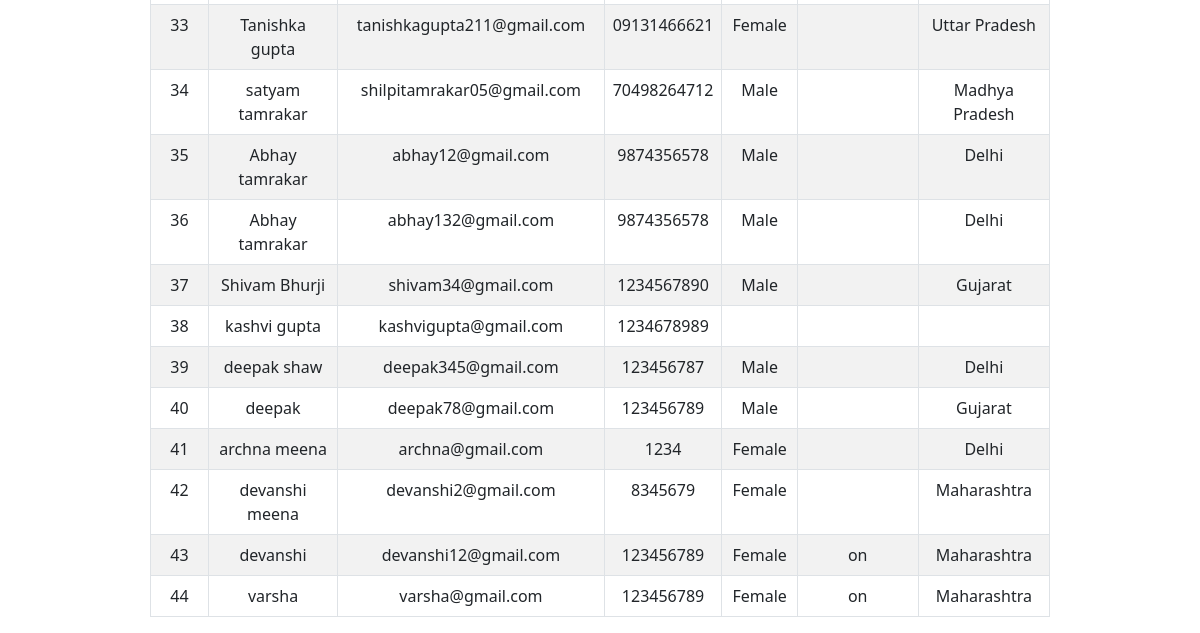
Before: /show_data/ (lower part) with the older database file.
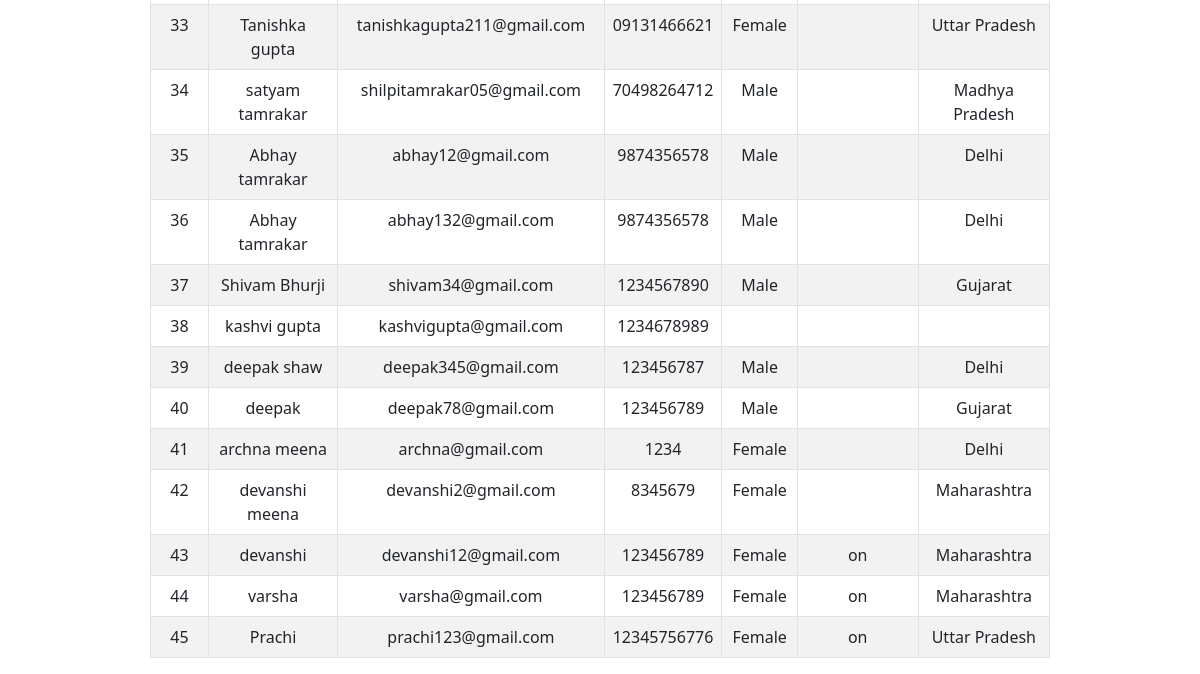
After: the same page with the newer database file.
### app/models.py (models this page shows)
class Employee(models.Model):
    name = models.CharField(max_length=100)
    email = models.EmailField()
    contact = models.CharField()
    gender = models.CharField(max_length=10)
    qualification = models.CharField(max_length=200)
    state = models.CharField(max_length=50)
    image = models.ImageField(upload_to='images/')
    audio = models.FileField(upload_to='audios/')
    video = models.FileField(upload_to='videos/')
    resume = models.FileField(upload_to='resumes/')
    password=models.CharField(max_length=20,null=True)         ##table pehle se created  h ab isme naya column add krna h islie

### app/views.py (the view)
# urls.py: path('show_data/',show_data,name="show_data"),
def show_data(req):
    data = Employee.objects.values('name','email','contact','gender','qualification','state')
    print(data)
    for i in data:
        print(i['name'],i['email'],i['contact'],i['gender'],i['qualification'],i['state'])
    return render(req,'show_data.html',{'data':data})

### app/templates/show_data.html (shortened to what this page needs)
{% extends 'base.html' %}
{% block content %}
<table class="table table-bordered table-striped w-75 mx-auto mt-4 text-center">
<tbody>
    {% for i in data %}
    <tr>
      <td>{{ forloop.counter }}</td>
      <td>{{ i.name }}</td>
      <td>{{ i.email }}</td>
      <td>{{ i.contact }}</td>
      <td>{{ i.gender }}</td>
      <td>{{ i.qualification }}</td>
      <td>{{ i.state }}</td>
    </tr>
    {% endfor %}
  </tbody>
</table>
{% endblock content %}

### app/templates/base.html (shortened to what this page needs)
<!doctype html>
<html lang="en">
  <head>
    <link href="https://cdn.jsdelivr.net/npm/bootstrap@5.0.2/dist/css/bootstrap.min.css" rel="stylesheet">
  </head>
  <body>
{% block content %}
{% endblock content %}
  </body>
</html>

Changed rows visible on the page:
added Employee: name "Prachi", email "prachi123@gmail.com", contact "12345756776", gender "Female", qualification "on", state "Uttar Pradesh"
